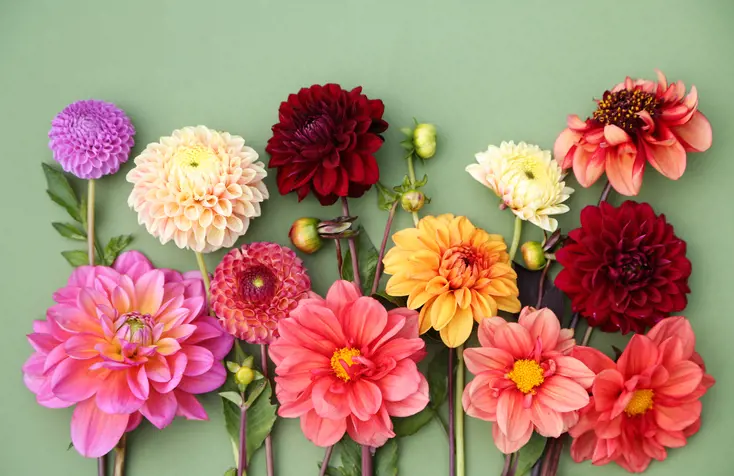
#> input picture İHA_ödevler/week_5/cicek.jpg, 734 x 476 px, found by its file name
$ python hsv_trackbar.py
#> lines starting #> are read from the running program, lines starting #| are printed output that depends on the picture; after the words box and inside, x2 and y2 are one past the last pixel; in counts of white or black regions, pixels touching at a corner belong together
import cv2 as cv
import numpy as np
def nothing(a):
    pass
img = cv.imread("cicek.jpg")
#> img is the input picture: shape (476, 734, 3); mean B, G, R 113.7, 134.5, 171.8
cv.namedWindow("Trackbars")
cv.resizeWindow("Trackbars",640,300)
cv.createTrackbar("Hue Min","Trackbars",0,179,nothing)
#> slider 'Hue Min' is set to 35
cv.createTrackbar("Hue Max","Trackbars",179,179,nothing)
cv.createTrackbar("Satur Min","Trackbars",0,255,nothing)
#> slider 'Satur Min' is set to 51
cv.createTrackbar("Satur Max","Trackbars",255,255,nothing)
cv.createTrackbar("Value Min","Trackbars",0,255,nothing)
#> slider 'Value Min' is set to 51
cv.createTrackbar("Value Max","Trackbars",255,255,nothing)

while True:
    img = cv.imread("cicek.jpg")
    imgHSV = cv.cvtColor(img,cv.COLOR_BGR2HSV)
#> imgHSV: shape (476, 734, 3); mean H, S, V 69.2, 109.7, 183.1
    h_min = cv.getTrackbarPos("Hue Min","Trackbars")
    h_max = cv.getTrackbarPos("Hue Max","Trackbars")
    s_min = cv.getTrackbarPos("Satur Min","Trackbars")
    s_max = cv.getTrackbarPos("Satur Max","Trackbars")
    v_min = cv.getTrackbarPos("Value Min","Trackbars")
    v_max = cv.getTrackbarPos("Value Max","Trackbars")
    lower = np.array([h_min,s_min,v_min])
    upper = np.array([h_max,s_max,v_max])
    mask = cv.inRange(imgHSV,lower,upper)
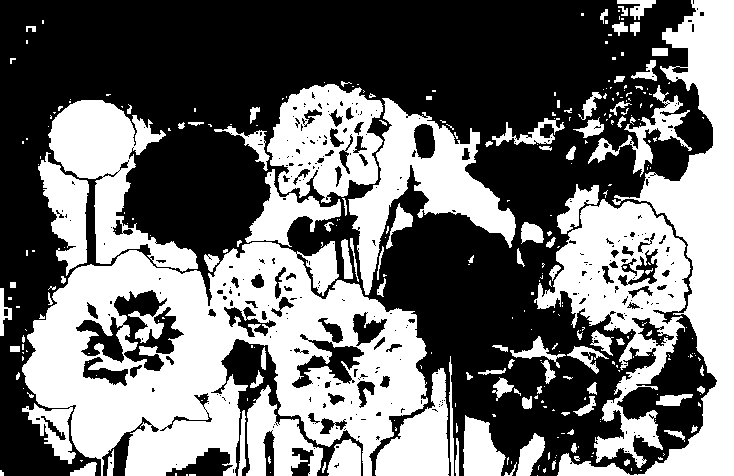
#> mask: shape (476, 734); 44.1% white; 313 white regions (210 under 20 px)
    contours, hierarchy = cv.findContours(mask,cv.RETR_EXTERNAL,cv.CHAIN_APPROX_SIMPLE)
#> contours = 296 contours, 223 with area under 20; largest, box (x1, y1, x2, y2) and area: (22, 241, 428, 476) 62801, (557, 0, 734, 476) 22588, (534, 199, 691, 468) 17063, (348, 98, 516, 295) 11045, (267, 84, 383, 203) 9640
    cv.drawContours(imgHSV,contours,-1,(0,255,0),2)
#> imgHSV: shape (476, 734, 3); mean H, S, V 58.8, 129.9, 160.9
    cv.imshow("Masked",mask)
    cv.imshow("Image",img)
    if cv.waitKey(25) & 0xFF == ord("q"):
#> (key q is pressed here)
        break

cv.imshow("hsv",imgHSV)
cv.waitKey(0)
cv.destroyAllWindows()
